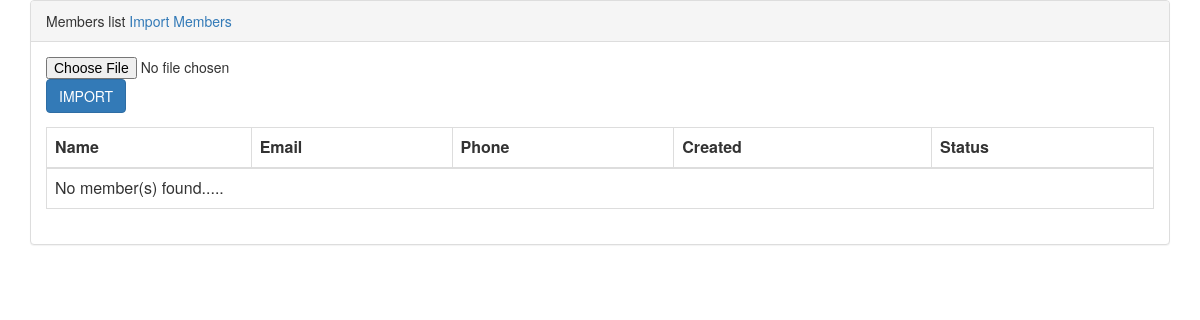
Page /csv_parse/index.php on the earlier database version.
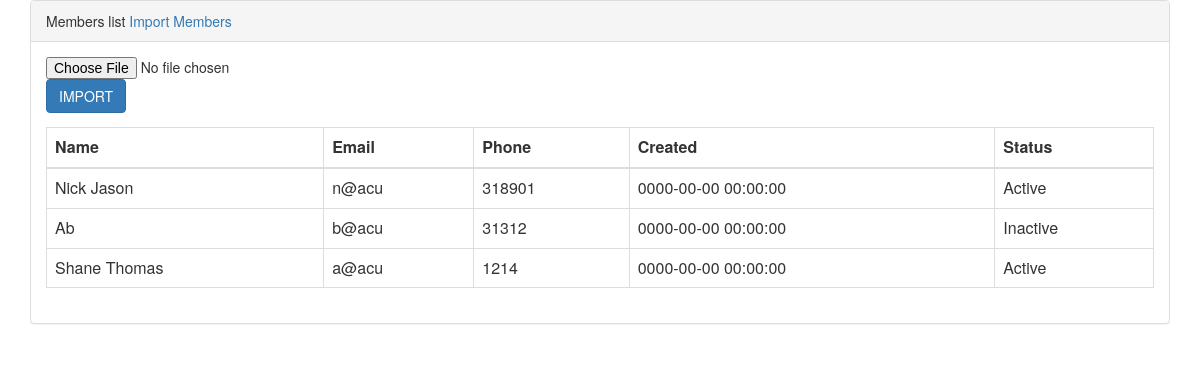
Same page on the later database version.
### tables this page shows
CREATE TABLE `members` (
  `id` int(11) NOT NULL,
  `name` varchar(100) NOT NULL,
  `email` varchar(100) NOT NULL,
  `phone` varchar(15) NOT NULL,
  `created` datetime NOT NULL,
  `modified` datetime NOT NULL,
  `status` enum('1','0') NOT NULL DEFAULT '1'
);

### csv_parse/index.php (the view, shortened to what this page needs)
<link rel="stylesheet" href="http://maxcdn.bootstrapcdn.com/bootstrap/3.3.7/css/bootstrap.min.css">
<?php
include 'dbconfig.php';
?>
<div class="container">
    <div class="panel panel-default">
        <div class="panel-heading">
            Members list
            <a href="javascript:void(0);" onclick="$('#importFrm').slideToggle();">Import Members</a>
        </div>
        <div class="panel-body">
            <form action="importData.php" method="post" enctype="multipart/form-data" id="importFrm">
                <input type="file" name="file" />
                <input type="submit" class="btn btn-primary" name="importSubmit" value="IMPORT">
            </form>
            <table class="table table-bordered">
                <thead>
                    <tr>
                      <th>Name</th>
                      <th>Email</th>
                      <th>Phone</th>
                      <th>Created</th>
                      <th>Status</th>
                    </tr>
                </thead>
                <tbody>
                <?php
                    $query = $db->query("SELECT * FROM members ORDER BY id DESC");
                    if($query->num_rows > 0){
                        while($row = $query->fetch_assoc()){ ?>
                    <tr>
                      <td><?php echo $row['name']; ?></td>
                      <td><?php echo $row['email']; ?></td>
                      <td><?php echo $row['phone']; ?></td>
                      <td><?php echo $row['created']; ?></td>
                      <td><?php echo ($row['status'] == '1')?'Active':'Inactive'; ?></td>
                    </tr>
                    <?php } }else{ ?>
                    <tr><td colspan="5">No member(s) found.....</td></tr>
                    <?php } ?>
                </tbody>
            </table>
        </div>
    </div>
</div>

Differences in the rows shown:
added members: name "Nick Jason", email "n@acu", phone "318901", created "0000-00-00 00:00:00", status "Active"
added members: name "Ab", email "b@acu", phone "31312", created "0000-00-00 00:00:00", status "Inactive"
added members: name "Shane Thomas", email "a@acu", phone "1214", created "0000-00-00 00:00:00", status "Active"
Other differences:
text no longer shown: "No member(s) found....."
